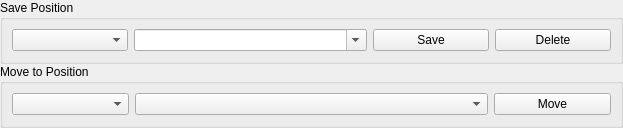
<?xml version="1.0" encoding="UTF-8"?>
<ui version="4.0">
 <class>MotionEditor</class>
 <widget class="QWidget" name="MotionEditor">
  <property name="geometry">
   <rect>
    <x>0</x>
    <y>0</y>
    <width>623</width>
    <height>128</height>
   </rect>
  </property>
  <property name="windowTitle">
   <string>Position Editor</string>
  </property>
  <layout class="QVBoxLayout" name="verticalLayout">
   <property name="spacing">
    <number>0</number>
   </property>
   <property name="margin">
    <number>0</number>
   </property>
   <item>
    <widget class="QGroupBox" name="groupBox">
     <property name="title">
      <string>Save Position</string>
     </property>
     <layout class="QHBoxLayout" name="horizontalLayout" stretch="1,2,1,1">
      <item>
       <widget class="QComboBox" name="save_appendix_combo"/>
      </item>
      <item>
       <widget class="QComboBox" name="save_name_combo">
        <property name="editable">
         <bool>true</bool>
        </property>
       </widget>
      </item>
      <item>
       <widget class="QPushButton" name="save_button">
        <property name="text">
         <string>Save</string>
        </property>
       </widget>
      </item>
      <item>
       <widget class="QPushButton" name="delete_button">
        <property name="text">
         <string>Delete</string>
        </property>
       </widget>
      </item>
     </layout>
    </widget>
   </item>
   <item>
    <widget class="QGroupBox" name="groupBox_2">
     <property name="title">
      <string>Move to Position</string>
     </property>
     <layout class="QHBoxLayout" name="horizontalLayout_2" stretch="1,3,1">
      <item>
       <widget class="QComboBox" name="move_appendix_combo">
        <property name="sizePolicy">
         <sizepolicy hsizetype="MinimumExpanding" vsizetype="Fixed">
          <horstretch>0</horstretch>
          <verstretch>0</verstretch>
         </sizepolicy>
        </property>
       </widget>
      </item>
      <item>
       <widget class="QComboBox" name="move_name_combo">
        <property name="sizePolicy">
         <sizepolicy hsizetype="MinimumExpanding" vsizetype="Fixed">
          <horstretch>0</horstretch>
          <verstretch>0</verstretch>
         </sizepolicy>
        </property>
       </widget>
      </item>
      <item>
       <widget class="QPushButton" name="move_button">
        <property name="text">
         <string>Move</string>
        </property>
       </widget>
      </item>
     </layout>
    </widget>
   </item>
  </layout>
 </widget>
 <resources/>
 <connections/>
</ui>
